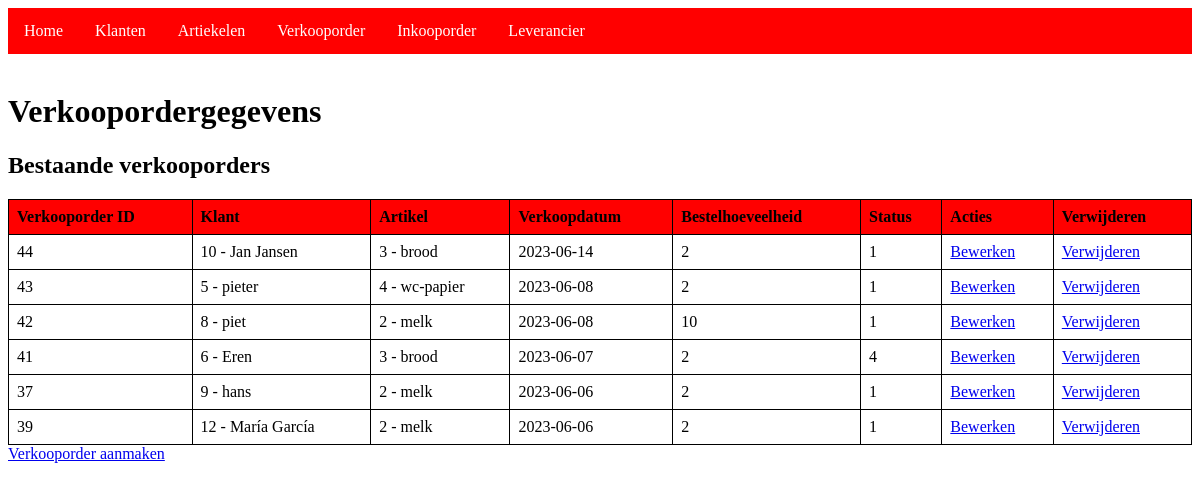
Page /verkooporders_inzien.php on the committed database.
### tables this page shows
CREATE TABLE `verkooporder` (
  `klantId` int NOT NULL,
  `artId` int NOT NULL,
  `verkOrdId` int NOT NULL,
  `verkOrdDatum` date DEFAULT NULL,
  `verkOrdBestAantal` int DEFAULT NULL,
  `verkOrdStatus` int NOT NULL DEFAULT '1'
);

CREATE TABLE `klanten` (
  `klantId` int NOT NULL,
  `klantNaam` varchar(20) DEFAULT NULL,
  `klantEmail` varchar(30) NOT NULL,
  `klantAdres` varchar(30) NOT NULL,
  `klantPostcode` varchar(6) DEFAULT NULL,
  `klantWoonplaats` varchar(25) DEFAULT NULL
);

CREATE TABLE `artikelen` (
  `artId` int NOT NULL,
  `artOmschrijving` varchar(12) NOT NULL,
  `artInkoop` decimal(3,2) DEFAULT NULL,
  `artVerkoop` decimal(3,2) DEFAULT NULL,
  `artVoorraad` int NOT NULL,
  `artMinVoorraad` int NOT NULL,
  `artMaxVoorraad` int NOT NULL,
  `levId` int DEFAULT NULL
);

### verkooporders_inzien.php (the view, shortened to what this page needs)
<?php
include 'navbar.php';
$database = new Database();
$conn = $database->getConnection();
$query = "SELECT verkooporder.verkOrdId, verkooporder.klantId, klanten.klantNaam, verkooporder.artId, artikelen.artOmschrijving, verkooporder.verkOrdDatum, verkooporder.verkOrdBestAantal, verkooporder.verkOrdStatus
          FROM verkooporder
          INNER JOIN klanten ON verkooporder.klantId = klanten.klantId
          INNER JOIN artikelen ON verkooporder.artId = artikelen.artId
          ORDER BY verkooporder.verkOrdDatum DESC";
$stmt = $conn->prepare($query);
$stmt->execute();
$verkooporders = $stmt->fetchAll(PDO::FETCH_ASSOC);
if (!empty($verkooporders)) {
    echo "<h1>Verkoopordergegevens</h1>
    <h2>Bestaande verkooporders</h2>";
    echo "<table>";
    echo "<tr><th>Verkooporder ID</th><th>Klant</th><th>Artikel</th><th>Verkoopdatum</th><th>Bestelhoeveelheid</th><th>Status</th><th>Acties</th><th>Verwijderen</th></tr>";
    foreach ($verkooporders as $verkooporder) {
        echo "<tr>";
        echo "<td>{$verkooporder['verkOrdId']}</td>";
        echo "<td>{$verkooporder['klantId']} - {$verkooporder['klantNaam']}</td>";
        echo "<td>{$verkooporder['artId']} - {$verkooporder['artOmschrijving']}</td>";
        echo "<td>{$verkooporder['verkOrdDatum']}</td>";
        echo "<td>{$verkooporder['verkOrdBestAantal']}</td>";
        echo "<td>{$verkooporder['verkOrdStatus']}</td>";
        echo "<td><a href='edit_verkooporder.php?verkOrdId={$verkooporder['verkOrdId']}'>Bewerken</a></td>";
        echo "<td><a href='delete_verkooporder.php?verkOrdId={$verkooporder['verkOrdId']}' onclick='return confirm(\"Weet je zeker dat je deze verkooporder wilt verwijderen?\")'>Verwijderen</a></td>";
        echo "</tr>";
    }
    echo "</table>";
} else {
    echo "Geen verkooporders gevonden.";
}
?>
<a href="insert_verkooporder.php">Verkooporder aanmaken</a>
<link rel="stylesheet" href="styles.css">

### navbar.php (shortened to what this page needs)
<!DOCTYPE html>
<html lang="en">
<head>
</head>
<body>
    <div class="navbar">
		<a href="index.php">Home</a>
		<div class="dropdown">
            <button class="dropbtn">Klanten
			</button>
		</div>
		<div class="dropdown">
            <button class="dropbtn">Artiekelen
			</button>
		</div>
		<div class="dropdown">
            <button class="dropbtn">Verkooporder
			</button>
		</div>
		<div class="dropdown">
            <button class="dropbtn">Inkooporder
			</button>
		</div>
		<div class="dropdown">
            <button class="dropbtn">Leverancier
			</button>
		</div>
	</div>
    <br/>
</body>
</html>

### styles.css (style rules this page uses)
.navbar { overflow: hidden; background-color: #ff0000; display: flex; align-items: center; }
.navbar a { float: left; font-size: 16px; color: white; text-align: center; padding: 14px 16px; text-decoration: none; }
.dropdown { float: left; overflow: hidden; }
.dropdown .dropbtn { font-size: 16px; border: none; outline: none; color: white; padding: 14px 16px; background-color: inherit; font-family: inherit; margin: 0; }
table { border-collapse: collapse; width: 100%; }
table th, table td { border: 1px solid black; padding: 8px; text-align: left; }
table th { background-color: #ff0000; }
th, td { border: 1px solid black; padding: 8px; text-align: left; }
th { background-color: #ff0000; }
button { padding: 5px 10px; background-color: #4caf50; color: white; border: none; cursor: pointer; }

### rows in the picture
verkooporder: verkOrdId "44", klantId "10", klantId.klantNaam "Jan Jansen", artId "3", artId.artOmschrijving "brood", verkOrdDatum "2023-06-14", verkOrdBestAantal "2", verkOrdStatus "1"
verkooporder: verkOrdId "43", klantId "5", klantId.klantNaam "pieter", artId "4", artId.artOmschrijving "wc-papier", verkOrdDatum "2023-06-08", verkOrdBestAantal "2", verkOrdStatus "1"
verkooporder: verkOrdId "42", klantId "8", klantId.klantNaam "piet", artId "2", artId.artOmschrijving "melk", verkOrdDatum "2023-06-08", verkOrdBestAantal "10", verkOrdStatus "1"
verkooporder: verkOrdId "41", klantId "6", klantId.klantNaam "Eren", artId "3", artId.artOmschrijving "brood", verkOrdDatum "2023-06-07", verkOrdBestAantal "2", verkOrdStatus "4"
verkooporder: verkOrdId "37", klantId "9", klantId.klantNaam "hans", artId "2", artId.artOmschrijving "melk", verkOrdDatum "2023-06-06", verkOrdBestAantal "2", verkOrdStatus "1"
verkooporder: verkOrdId "39", klantId "12", klantId.klantNaam "María García", artId "2", artId.artOmschrijving "melk", verkOrdDatum "2023-06-06", verkOrdBestAantal "2", verkOrdStatus "1"
